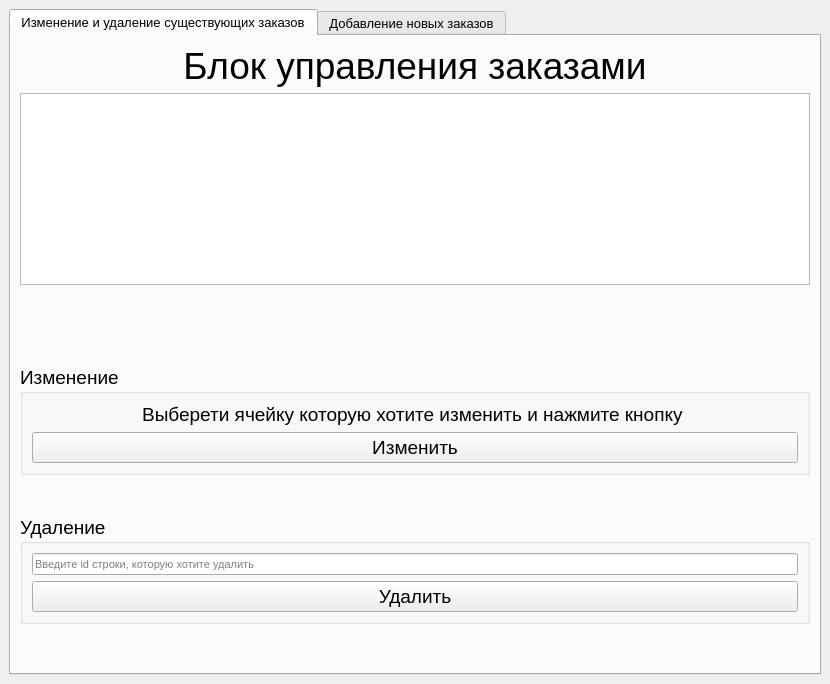
<?xml version="1.0" encoding="UTF-8"?>
<ui version="4.0">
 <class>MainWindow</class>
 <widget class="QMainWindow" name="MainWindow">
  <property name="geometry">
   <rect>
    <x>0</x>
    <y>0</y>
    <width>830</width>
    <height>684</height>
   </rect>
  </property>
  <property name="windowTitle">
   <string>MainWindow</string>
  </property>
  <widget class="QWidget" name="centralwidget">
   <layout class="QVBoxLayout" name="verticalLayout_5">
    <item>
     <widget class="QTabWidget" name="tabWidget">
      <property name="font">
       <font>
        <pointsize>10</pointsize>
       </font>
      </property>
      <property name="currentIndex">
       <number>0</number>
      </property>
      <widget class="QWidget" name="tab">
       <attribute name="title">
        <string>Изменение и удаление существующих заказов</string>
       </attribute>
       <layout class="QGridLayout" name="gridLayout">
        <item row="0" column="0">
         <layout class="QVBoxLayout" name="verticalLayout_4">
          <item>
           <widget class="QLabel" name="label_2">
            <property name="font">
             <font>
              <pointsize>28</pointsize>
             </font>
            </property>
            <property name="text">
             <string>Блок управления заказами</string>
            </property>
            <property name="alignment">
             <set>Qt::AlignCenter</set>
            </property>
           </widget>
          </item>
          <item>
           <layout class="QVBoxLayout" name="verticalLayout_8">
            <item>
             <widget class="QTableWidget" name="tableWidget"/>
            </item>
            <item>
             <spacer name="verticalSpacer_2">
              <property name="orientation">
               <enum>Qt::Vertical</enum>
              </property>
              <property name="sizeHint" stdset="0">
               <size>
                <width>20</width>
                <height>40</height>
               </size>
              </property>
             </spacer>
            </item>
            <item>
             <layout class="QVBoxLayout" name="verticalLayout_3">
              <property name="spacing">
               <number>0</number>
              </property>
              <item>
               <widget class="QGroupBox" name="groupBox">
                <property name="font">
                 <font>
                  <pointsize>14</pointsize>
                 </font>
                </property>
                <property name="title">
                 <string>Изменение</string>
                </property>
                <layout class="QVBoxLayout" name="verticalLayout_2">
                 <item>
                  <widget class="QLabel" name="label_3">
                   <property name="font">
                    <font>
                     <pointsize>14</pointsize>
                    </font>
                   </property>
                   <property name="text">
                    <string>Выберети ячейку которую хотите изменить и нажмите кнопку </string>
                   </property>
                   <property name="alignment">
                    <set>Qt::AlignCenter</set>
                   </property>
                   <property name="wordWrap">
                    <bool>true</bool>
                   </property>
                  </widget>
                 </item>
                 <item>
                  <widget class="QPushButton" name="pushButton_3">
                   <property name="font">
                    <font>
                     <pointsize>14</pointsize>
                    </font>
                   </property>
                   <property name="text">
                    <string>Изменить</string>
                   </property>
                  </widget>
                 </item>
                </layout>
               </widget>
              </item>
              <item>
               <spacer name="verticalSpacer">
                <property name="orientation">
                 <enum>Qt::Vertical</enum>
                </property>
                <property name="sizeHint" stdset="0">
                 <size>
                  <width>20</width>
                  <height>40</height>
                 </size>
                </property>
               </spacer>
              </item>
              <item>
               <widget class="QGroupBox" name="groupBox_3">
                <property name="font">
                 <font>
                  <pointsize>14</pointsize>
                 </font>
                </property>
                <property name="title">
                 <string>Удаление</string>
                </property>
                <layout class="QVBoxLayout" name="verticalLayout">
                 <item>
                  <widget class="QLineEdit" name="lineEdit_6">
                   <property name="font">
                    <font>
                     <pointsize>8</pointsize>
                    </font>
                   </property>
                   <property name="placeholderText">
                    <string>Введите id строки, которую хотите удалить</string>
                   </property>
                  </widget>
                 </item>
                 <item>
                  <widget class="QPushButton" name="pushButton_2">
                   <property name="text">
                    <string>Удалить</string>
                   </property>
                  </widget>
                 </item>
                </layout>
               </widget>
              </item>
              <item>
               <spacer name="verticalSpacer_4">
                <property name="orientation">
                 <enum>Qt::Vertical</enum>
                </property>
                <property name="sizeHint" stdset="0">
                 <size>
                  <width>20</width>
                  <height>40</height>
                 </size>
                </property>
               </spacer>
              </item>
             </layout>
            </item>
           </layout>
          </item>
         </layout>
        </item>
       </layout>
      </widget>
      <widget class="QWidget" name="tab_2">
       <attribute name="title">
        <string>Добавление новых заказов</string>
       </attribute>
       <layout class="QVBoxLayout" name="verticalLayout_7">
        <item>
         <layout class="QVBoxLayout" name="verticalLayout_6">
          <item>
           <widget class="QLabel" name="label">
            <property name="font">
             <font>
              <pointsize>28</pointsize>
             </font>
            </property>
            <property name="text">
             <string>Блок управления заказами</string>
            </property>
            <property name="alignment">
             <set>Qt::AlignCenter</set>
            </property>
           </widget>
          </item>
          <item>
           <widget class="QTableWidget" name="tableWidget_2"/>
          </item>
          <item>
           <layout class="QHBoxLayout" name="horizontalLayout_2">
            <property name="spacing">
             <number>50</number>
            </property>
            <item>
             <spacer name="horizontalSpacer_2">
              <property name="orientation">
               <enum>Qt::Horizontal</enum>
              </property>
              <property name="sizeHint" stdset="0">
               <size>
                <width>40</width>
                <height>20</height>
               </size>
              </property>
             </spacer>
            </item>
            <item>
             <widget class="QLabel" name="label_4">
              <property name="font">
               <font>
                <pointsize>14</pointsize>
               </font>
              </property>
              <property name="text">
               <string>Добавьте новые значения в пустую строку  </string>
              </property>
              <property name="alignment">
               <set>Qt::AlignCenter</set>
              </property>
              <property name="wordWrap">
               <bool>true</bool>
              </property>
             </widget>
            </item>
            <item>
             <widget class="QPushButton" name="pushButton">
              <property name="font">
               <font>
                <pointsize>14</pointsize>
               </font>
              </property>
              <property name="layoutDirection">
               <enum>Qt::LeftToRight</enum>
              </property>
              <property name="text">
               <string>Добавить в таблицу</string>
              </property>
              <property name="autoDefault">
               <bool>false</bool>
              </property>
             </widget>
            </item>
            <item>
             <spacer name="horizontalSpacer">
              <property name="orientation">
               <enum>Qt::Horizontal</enum>
              </property>
              <property name="sizeHint" stdset="0">
               <size>
                <width>40</width>
                <height>20</height>
               </size>
              </property>
             </spacer>
            </item>
           </layout>
          </item>
         </layout>
        </item>
       </layout>
      </widget>
     </widget>
    </item>
   </layout>
  </widget>
 </widget>
 <resources/>
 <connections/>
</ui>
